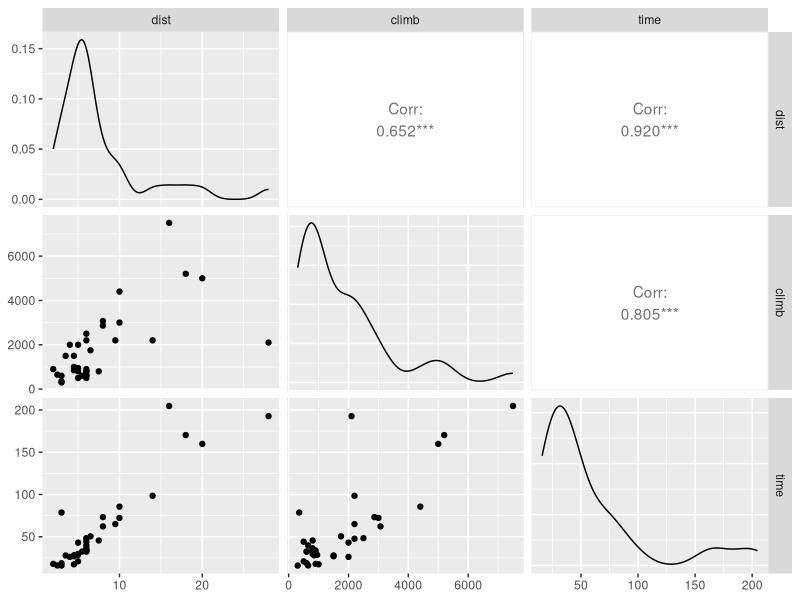
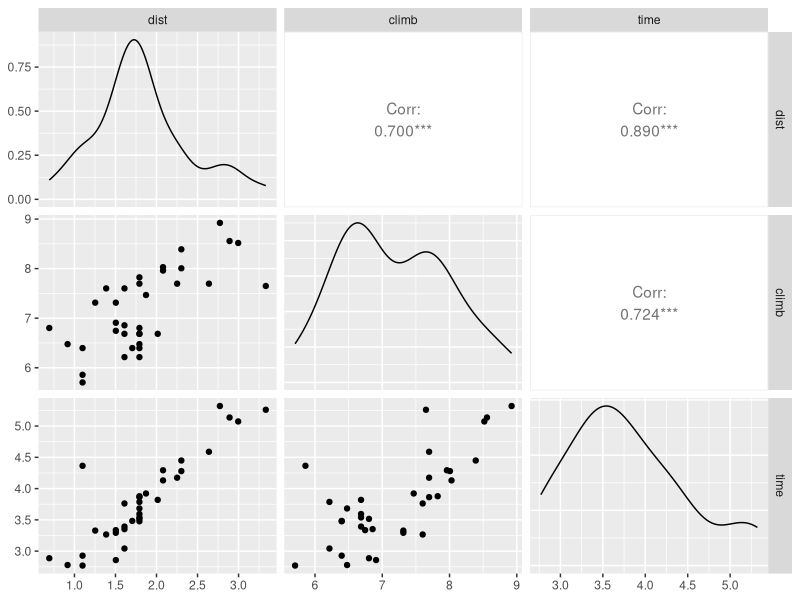
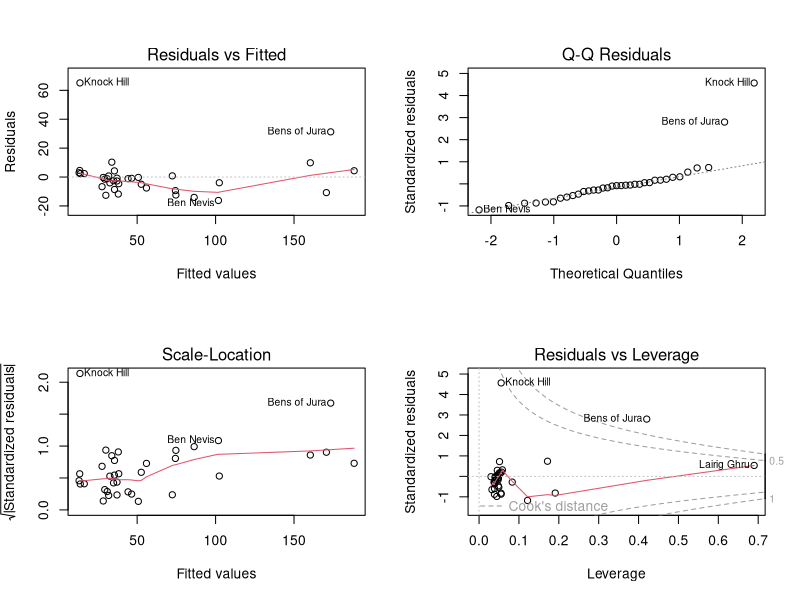
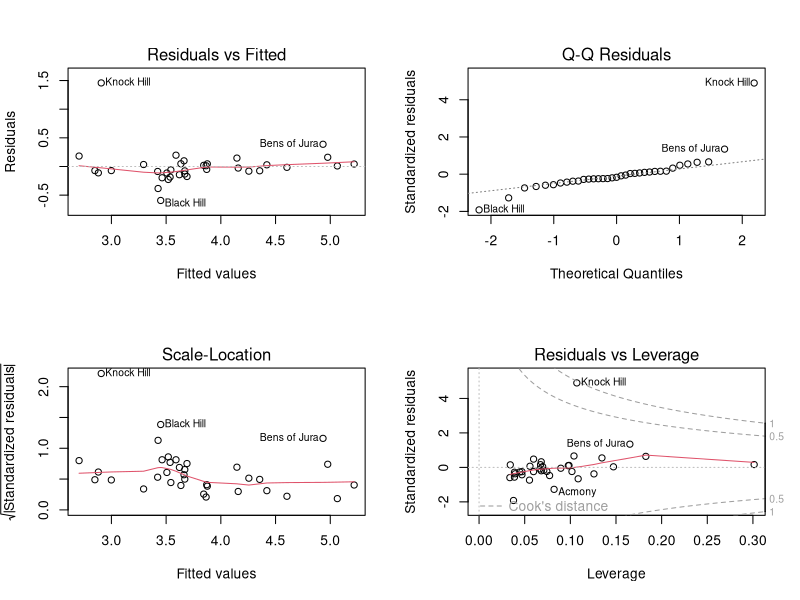

Write R code to recreate these figures, in order.
#Week 4

#task 1

#Sxx

Sxx <- 8066-((272^2)/10)
Syy <- 7072-((250^2)/10)

Sxy <- 7396-((272*250)/10)

Sxy/sqrt(Sxx*Syy)
######################################

library(MASS)
data(hills)

#summary statistics
summary(hills)

#plotting correlations
GGally::ggpairs(hills) 
GGally::ggpairs(log(hills))

#model with residuals plots

hills_model <- lm(formula = time~climb+dist, data = hills)
hills_model_log <- lm(formula = log(time)~log(climb)+log(dist), data = hills)

summary(hills_model)
summary(hills_model_log)


par(mfrow=c(2,2))

#Knock Hill is very influential in the model
plot(hills_model)
plot(hills_model_log)

#This is confirmed when checking for outliers
car::outlierTest(hills_model_log)
car::outlierTest(hills_model)

#consider removing that observation which will improve model fit.

##########################

#task 5
1-(.2099/.5993)


#task 6

matrix1 <- matrix(c(5.94801, -.0052074, -.169733, -.0052074, .0034387, -.0041331, -.169733, -.0041331, .010241), nrow=3)

matrix2 <- matrix(c(315.6, 13256.996, 10655.224))

#least squares
coeff <- matrix1 %*% matrix2

#RSS
ymatrix <- matrix(c(315.6,13256.996,10655.224), nrow=1)                  

6775.93 - ymatrix %*% coeff

#calulating R^2
#first, TSS 
6775.83-15*(315.6/15)^2

#R^2
1-((6775.93 - ymatrix %*% coeff)/(6775.83-15*(315.6/15)^2))

#Task 7

#R^2
1-(68.713/382.731)

#with the additional variable added
1-(50.699/382.731)


#Task 8
1-(301.9066/882.643)

#Task 10

#TSS
3286+4377

#R^2
1-(3286/(3286+4377))

